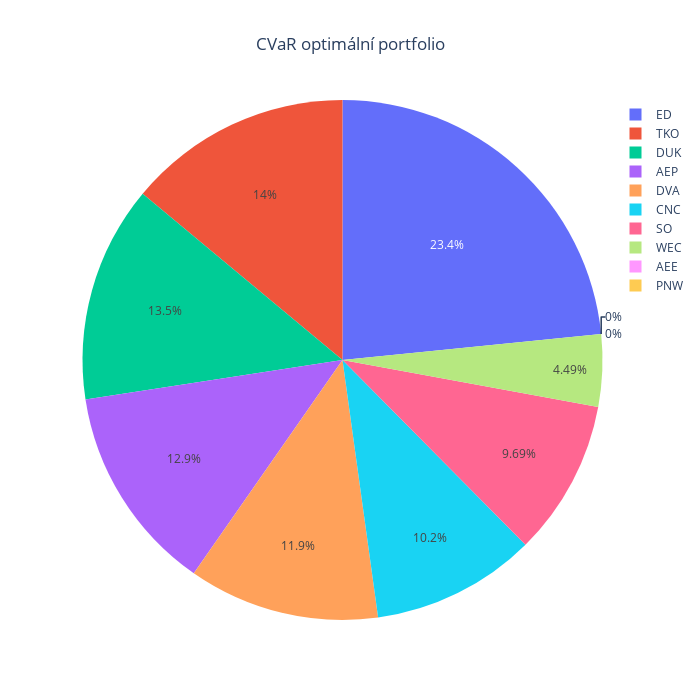

The notebook cell this image was saved under:
### Code cell
weightsMinCVaR = CVaROptimizationMinCVAR(prices= prices, alpha = 0.05)
weightsPlot(weightsMinCVaR, title = "CVaR optimální portfolio")

### Figure 1 — Plotly figure (JSON) as saved in the notebook; plotly's stock layout.template omitted (floating-point values rounded to 4 significant figures)
{"data": [{"labels": ["AEE", "AEP", "CNC", "DUK", "DVA", "ED", "PNW", "SO", "TKO", "WEC"], "type": "pie", "values": [0, 0.1289, 0.1024, 0.1347, 0.1188, 0.2341, 0, 0.09685, 0.1395, 0.04485]}], "layout": {"height": 700, "title": {"text": "CVaR optimální portfolio", "x": 0.5}, "width": 700}}
